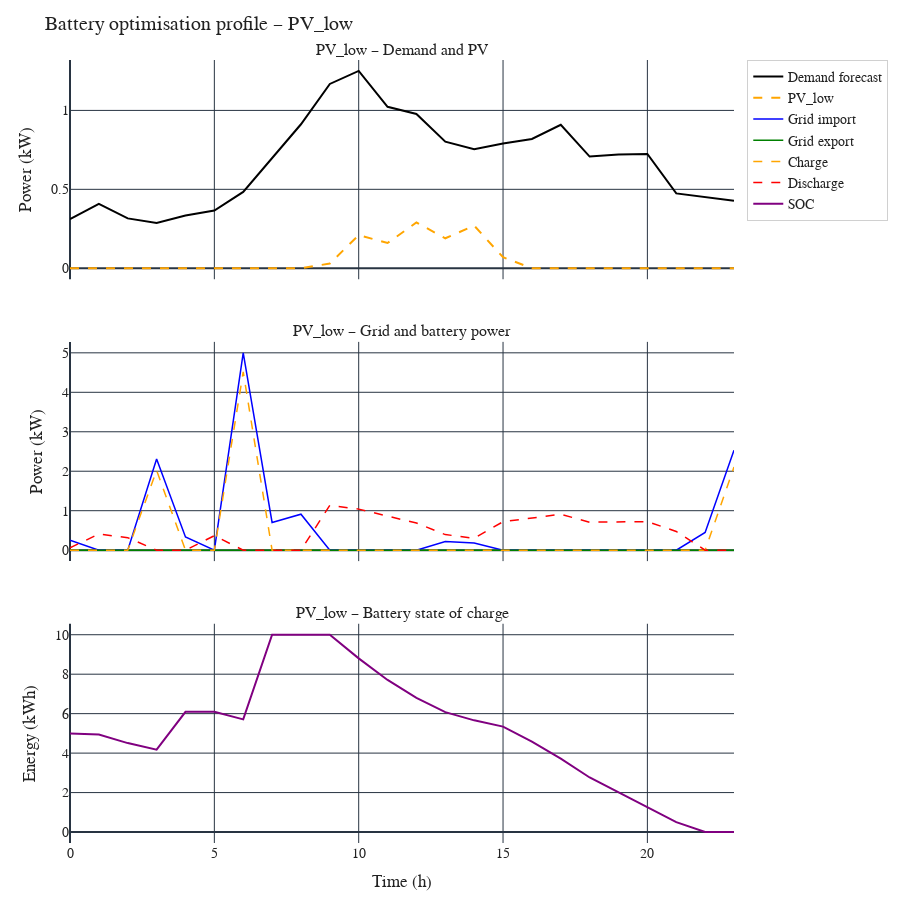

Here is the notebook cell this chart was saved with:
### Code cell
plot_optimisation_profile(hours, demand, pv_low,  result_low,
                          title_prefix="PV_low",
                          filename="ex11_fig1_PV_low.svg")

### Figure 1 — Plotly figure (JSON) as saved in the notebook; plotly's stock layout.template omitted (floating-point values rounded to 4 significant figures)
{"data": [{"line": {"color": "black", "width": 2}, "mode": "lines", "name": "Demand forecast", "x": [0, 1, 2, 3, 4, 5, 6, 7, 8, 9, 10, 11, 12, 13, 14, 15, 16, 17, 18, 19, 20, 21, 22, 23], "y": [0.3114, 0.4081, 0.3161, 0.2875, 0.334, 0.3661, 0.4835, 0.7011, 0.9123, 1.168, 1.25, 1.023, 0.9771, 0.8017, 0.7547, 0.791, 0.8193, 0.9087, 0.7077, 0.721, 0.7237, 0.4744, 0.4489, 0.4282], "type": "scatter", "xaxis": "x", "yaxis": "y"}, {"line": {"color": "orange", "dash": "dash", "width": 2}, "mode": "lines", "name": "PV_low", "x": [0, 1, 2, 3, 4, 5, 6, 7, 8, 9, 10, 11, 12, 13, 14, 15, 16, 17, 18, 19, 20, 21, 22, 23], "y": [0.0, 0.0, 0.0, 0.0, 0.0, 0.0, 0.0, 0.0, 0.0, 0.03, 0.21, 0.16, 0.29, 0.19, 0.27, 0.07, 0.0, 0.0, 0.0, 0.0, 0.0, 0.0, 0.0, 0.0], "type": "scatter", "xaxis": "x", "yaxis": "y"}, {"line": {"color": "blue", "width": 1.5}, "mode": "lines", "name": "Grid import", "x": [0, 1, 2, 3, 4, 5, 6, 7, 8, 9, 10, 11, 12, 13, 14, 15, 16, 17, 18, 19, 20, 21, 22, 23], "y": [0.252, 4.669e-07, 5.979e-07, 2.308, 0.3341, 1.314e-06, 5.0, 0.7011, 0.9122, -4.827e-05, -4.455e-05, -3.82e-05, -2.966e-05, 0.217, 0.1836, -3.017e-05, -3.972e-05, -4.805e-05, -5.503e-05, -6.048e-05, -6.434e-05, -6.653e-05, 0.4489, 2.533], "type": "scatter", "xaxis": "x2", "yaxis": "y2"}, {"line": {"color": "green", "width": 1.5}, "mode": "lines", "name": "Grid export", "x": [0, 1, 2, 3, 4, 5, 6, 7, 8, 9, 10, 11, 12, 13, 14, 15, 16, 17, 18, 19, 20, 21, 22, 23], "y": [-1.376e-07, -4.63e-07, -5.939e-07, -2.538e-07, 5.365e-08, -1.31e-06, -1.327e-06, -1.112e-07, -5.659e-07, 4.83e-05, 4.459e-05, 3.824e-05, 2.969e-05, 9.09e-06, 9.231e-06, 3.02e-05, 3.975e-05, 4.809e-05, 5.505e-05, 6.051e-05, 6.437e-05, 6.656e-05, -3.266e-07, -1.508e-07], "type": "scatter", "xaxis": "x2", "yaxis": "y2"}, {"line": {"color": "orange", "dash": "dash", "width": 1.5}, "mode": "lines", "name": "Charge", "x": [0, 1, 2, 3, 4, 5, 6, 7, 8, 9, 10, 11, 12, 13, 14, 15, 16, 17, 18, 19, 20, 21, 22, 23], "y": [5.354e-08, -1.298e-07, -1.52e-07, 2.021, 8.476e-07, -2.669e-07, 4.517, -2.493e-06, -1.133e-05, 7.132e-06, 6.554e-06, 5.567e-06, 4.241e-06, -7.747e-06, -7.874e-06, 3.771e-06, 4.881e-06, 5.842e-06, 6.636e-06, 7.258e-06, 7.696e-06, 7.94e-06, -1.492e-05, 2.105], "type": "scatter", "xaxis": "x2", "yaxis": "y2"}, {"line": {"color": "red", "dash": "dash", "width": 1.5}, "mode": "lines", "name": "Discharge", "x": [0, 1, 2, 3, 4, 5, 6, 7, 8, 9, 10, 11, 12, 13, 14, 15, 16, 17, 18, 19, 20, 21, 22, 23], "y": [0.05944, 0.4081, 0.3161, -3.515e-07, -9.509e-07, 0.3661, -4.59e-08, 2.55e-06, 1.18e-05, 1.138, 1.04, 0.8629, 0.6872, 0.3947, 0.3011, 0.721, 0.8194, 0.9088, 0.7078, 0.7211, 0.7238, 0.4745, 1.561e-05, -2.455e-07], "type": "scatter", "xaxis": "x2", "yaxis": "y2"}, {"line": {"color": "purple", "width": 2}, "mode": "lines", "name": "SOC", "x": [0, 1, 2, 3, 4, 5, 6, 7, 8, 9, 10, 11, 12, 13, 14, 15, 16, 17, 18, 19, 20, 21, 22, 23], "y": [5.0, 4.937, 4.508, 4.175, 6.095, 6.095, 5.709, 10.0, 10.0, 10.0, 8.802, 7.708, 6.799, 6.076, 5.661, 5.344, 4.585, 3.722, 2.766, 2.021, 1.261, 0.4995, 4.628e-05, 1.563e-05], "type": "scatter", "xaxis": "x3", "yaxis": "y3"}], "layout": {"xaxis": {"anchor": "y", "domain": [0.0, 1.0], "matches": "x3", "showticklabels": false}, "yaxis": {"anchor": "x", "domain": [0.72, 1.0], "title": {"text": "Power (kW)"}}, "xaxis2": {"anchor": "y2", "domain": [0.0, 1.0], "matches": "x3", "showticklabels": false}, "yaxis2": {"anchor": "x2", "domain": [0.36, 0.64], "title": {"text": "Power (kW)"}}, "xaxis3": {"anchor": "y3", "domain": [0.0, 1.0], "title": {"text": "Time (h)"}}, "yaxis3": {"anchor": "x3", "domain": [0.0, 0.28], "title": {"text": "Energy (kWh)"}}, "annotations": [{"font": {"size": 16}, "showarrow": false, "text": "PV_low – Demand and PV", "x": 0.5, "xanchor": "center", "xref": "paper", "y": 1.0, "yanchor": "bottom", "yref": "paper"}, {"font": {"size": 16}, "showarrow": false, "text": "PV_low – Grid and battery power", "x": 0.5, "xanchor": "center", "xref": "paper", "y": 0.64, "yanchor": "bottom", "yref": "paper"}, {"font": {"size": 16}, "showarrow": false, "text": "PV_low – Battery state of charge", "x": 0.5, "xanchor": "center", "xref": "paper", "y": 0.28, "yanchor": "bottom", "yref": "paper"}], "font": {"family": "CMU Serif, 'Times New Roman', serif", "size": 14, "color": "#222"}, "legend": {"bgcolor": "rgba(255,255,255,0.85)", "bordercolor": "#d0d0d0", "borderwidth": 1}, "margin": {"t": 60, "r": 30, "b": 50, "l": 70}, "height": 900, "title": {"text": "Battery optimisation profile – PV_low"}, "paper_bgcolor": "#ffffff", "plot_bgcolor": "#ffffff"}}
